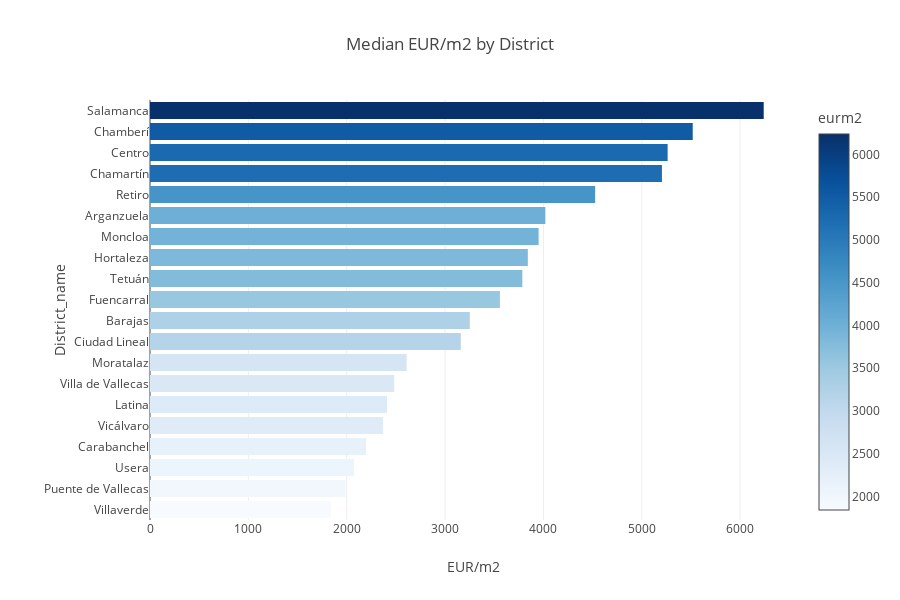

Here is the notebook cell this chart was saved with:
### Code cell
# Group the DataFrame by District_name and calculate the median of eurm2
df_grouped = df.groupby('District_name').agg({'eurm2': 'median'}).reset_index()

# Sort the DataFrame in descending order based on the median eurm2
df_grouped = df_grouped.sort_values('eurm2', ascending=True)

# Calculate the mean eurm2 for color conditional formatting
mean_eurm2 = df_grouped['eurm2'].mean()

# Create the horizontal bar chart using Plotly Express with color conditional formatting
fig = px.bar(df_grouped, x='eurm2', y='District_name',
             orientation='h',
             color='eurm2',
             color_continuous_scale='Blues',
             height=600,
             title='Median EUR/m2 by District ')

# Set the x-axis title
fig.update_xaxes(title_text='EUR/m2')

# Apply color conditional formatting based on the mean eurm2
fig.update_traces(marker=dict(line=dict(width=1, color='Gray'),
                              color=px.colors.diverging.RdBu_r, 
                              coloraxis_colorbar=dict(title='eurm2'),
                              colorscale='Blues', 
                              reversescale=True),
                  selector=dict(type='bar', marker=dict(color=df_grouped['eurm2']<mean_eurm2)))


fig.update_layout(margin=dict(l=150))


# Show the plot
fig.show()

### Figure 1 — Plotly figure (JSON) as saved in the notebook; plotly's stock layout.template omitted (floating-point values rounded to 4 significant figures)
{"data": [{"alignmentgroup": "True", "hovertemplate": "eurm2=%{marker.color}<br>District_name=%{y}<extra></extra>", "legendgroup": "", "marker": {"color": [1842.0, 1985.0, 2073.0, 2197.0, 2370.0, 2410.0, 2483.0, 2609.0, 3160, 3252.0, 3558.0, 3786.0, 3841.0, 3951.0, 4020.0, 4526.0, 5205.0, 5263.0, 5518.0, 6240], "coloraxis": "coloraxis", "pattern": {"shape": ""}}, "name": "", "offsetgroup": "", "orientation": "h", "showlegend": false, "textposition": "auto", "type": "bar", "x": [1842.0, 1985.0, 2073.0, 2197.0, 2370.0, 2410.0, 2483.0, 2609.0, 3160, 3252.0, 3558.0, 3786.0, 3841.0, 3951.0, 4020.0, 4526.0, 5205.0, 5263.0, 5518.0, 6240], "xaxis": "x", "y": [" Villaverde", " Puente de Vallecas", " Usera", " Carabanchel", " Vicálvaro", " Latina", " Villa de Vallecas", " Moratalaz", " Ciudad Lineal", " Barajas", " Fuencarral", " Tetuán", " Hortaleza", " Moncloa", " Arganzuela", " Retiro", " Chamartín", " Centro", " Chamberí", " Salamanca"], "yaxis": "y"}], "layout": {"barmode": "relative", "coloraxis": {"colorbar": {"title": {"text": "eurm2"}}, "colorscale": [[0, "rgb(247,251,255)"], [0.125, "rgb(222,235,247)"], [0.25, "rgb(198,219,239)"], [0.375, "rgb(158,202,225)"], [0.5, "rgb(107,174,214)"], [0.625, "rgb(66,146,198)"], [0.75, "rgb(33,113,181)"], [0.875, "rgb(8,81,156)"], [1, "rgb(8,48,107)"]]}, "height": 600, "legend": {"tracegroupgap": 0}, "margin": {"l": 150}, "title": {"text": "Median EUR/m2 by District "}, "xaxis": {"anchor": "y", "domain": [0, 1], "title": {"text": "EUR/m2"}}, "yaxis": {"anchor": "x", "domain": [0, 1], "title": {"text": "District_name"}}}}
